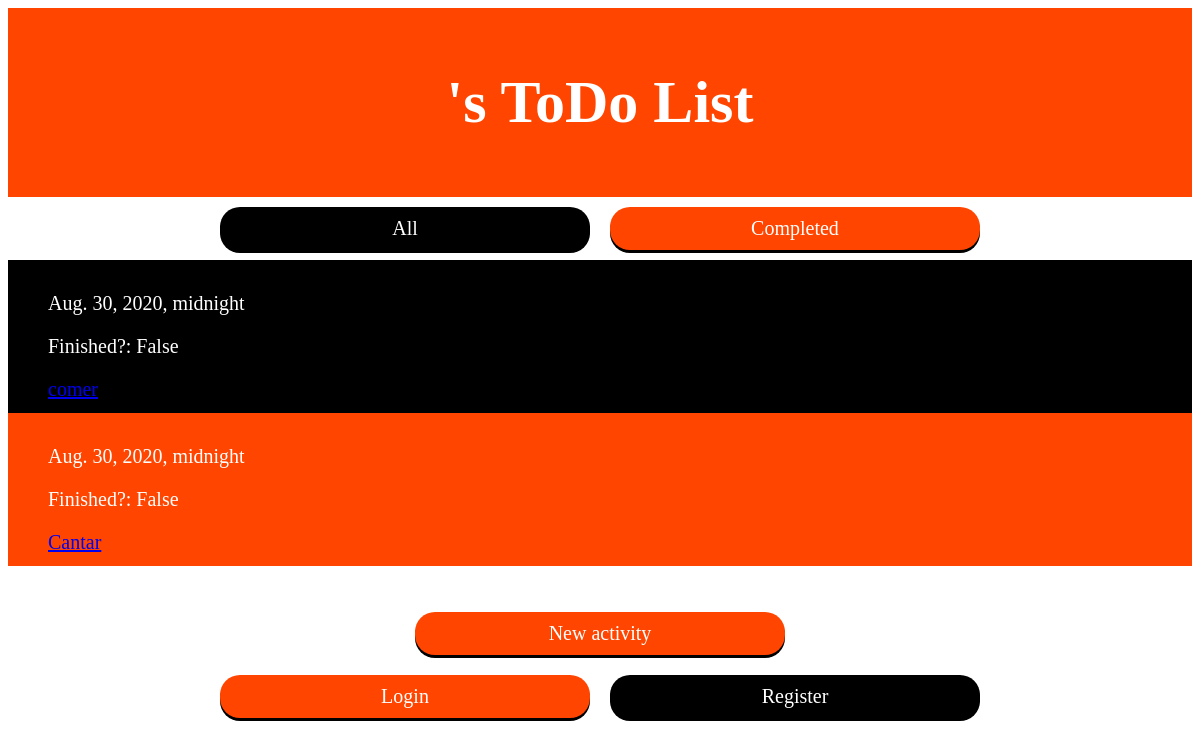
Page /list/incomplete/ on the committed database.
### list/models.py (models this page shows)
class List(models.Model):
    title = models.CharField(max_length=140)
    description = models.TextField(blank=True, null=True)
    date = models.DateField()
    due_date = models.DateTimeField()
    done = models.NullBooleanField()
    def get_absolute_url(self):
        return reverse("list:list-detail", kwargs={"id": self.id})

### list/views.py (the view)
# urls.py: path('incomplete/', views.incomplete_view, name='incomplete'),
def incomplete_view(request):
    incompleto = List.objects.filter(done = False)
    context = {
        "object_list": incompleto
    }
    return render(request, "list/incomplete.html", context)

### templates/list/incomplete.html (shortened to what this page needs)
{% extends "base.html" %}
{% block content %}
<header><h1>{{ user.username}}'s ToDo List</h1></header>
<div class="container">
    <a href="../all" class="button black">All</a>
    <a href="../completed" class="button orange">Completed</a>
</div>
<ul>
{% for instance in object_list %}
<li><p>{{ instance.due_date }}</p>
    <p>Finished?: {{ instance.done }}</p>
    <a href="{{ instance.get_absolute_url }}">{{ instance.title }} </a></li>
{% endfor %}
</ul>
    <br><br>
<div class="container">
<a href="../create" class="button orange">New activity</a>
</div>
{% endblock %}

### templates/base.html (style rules this page uses)
header { padding: 20px; text-align: center; background: #FF4500; color: white; font-size: 30px; }
.button { background:#000000; color:#FFFFFF; display:inline-block; font-size: 20px; margin:10px; padding:10px; text-align:center; width:200px; text-decoration:none; box-shadow:0px 3px 0px #000000; width:350px; border-radius:20px; }
.button.orange { background:#FF4500; box-shadow:0px 3px 0px #000000; }
.button.black { background:#000000; box-shadow:0px 3px 0px #000000; }
.container { display: flex; justify-content: center; align-items: center; height: 100%; }
ul { margin: 0; padding: 0; }
ul li { padding: 12px 8px 12px 40px; background: #FF4500; font-size: 20px; color: #FFFFFF; }
ul li:nth-child(odd) { background: #000000; }

### rows in the picture
List: due_date "Aug. 30, 2020, midnight", done "False", title "comer"
List: due_date "Aug. 30, 2020, midnight", done "False", title "Cantar"
